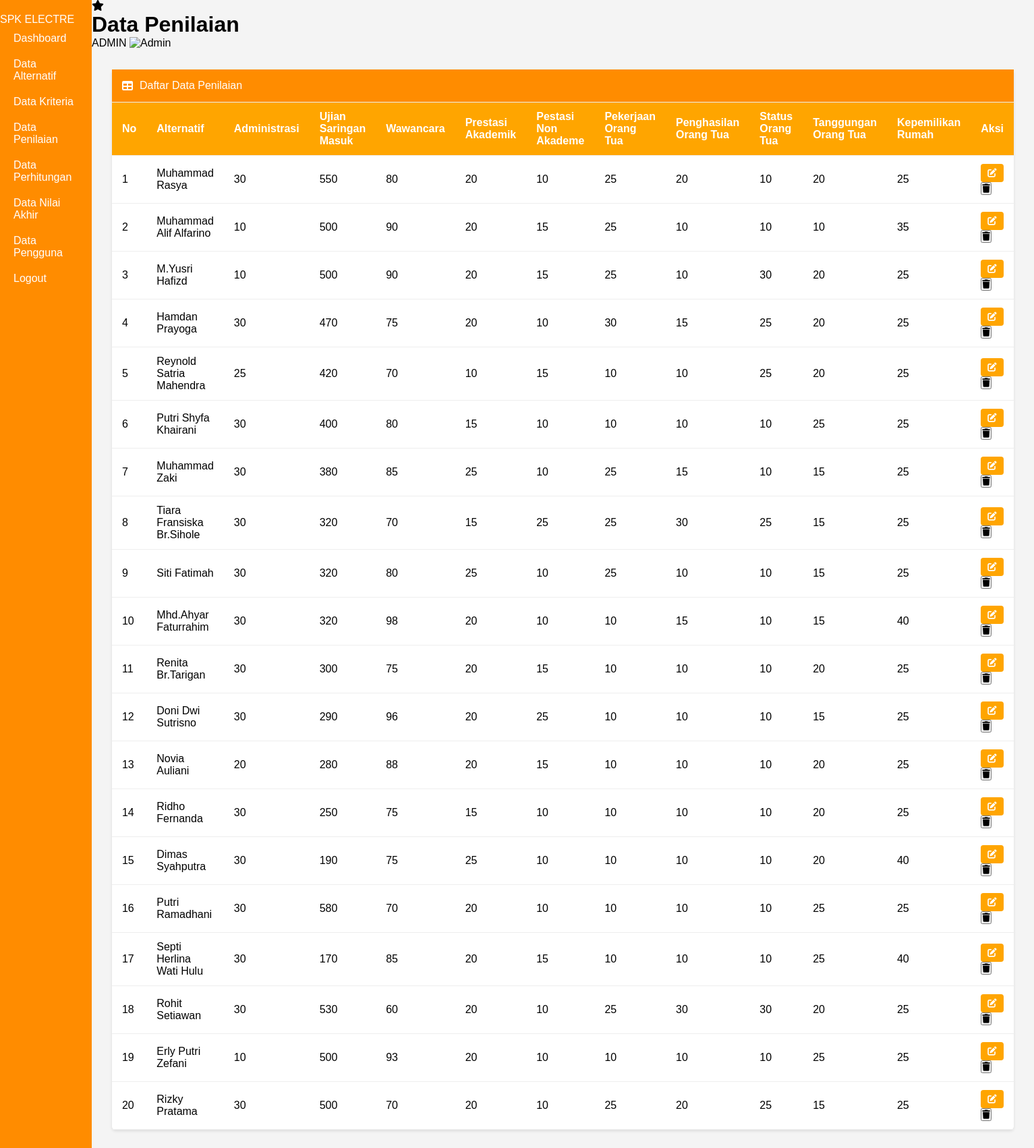
The page /datapenilaian.php on the database its author committed.
### tables this page shows
CREATE TABLE IF NOT EXISTS `kriteria` (
  `kode_kriteria` varchar(10) NOT NULL,
  `nama_kriteria` varchar(255) NOT NULL,
  `bobot` int NOT NULL,
  `jenis` varchar(10) DEFAULT 'cost',
  `id` int DEFAULT NULL,
  PRIMARY KEY (`kode_kriteria`)
);

CREATE TABLE IF NOT EXISTS `alternatif` (
  `kode_alternatif` varchar(10) NOT NULL,
  `nama_alternatif` varchar(255) NOT NULL,
  `ID` int DEFAULT NULL,
  PRIMARY KEY (`kode_alternatif`)
);

### datapenilaian.php (the view, shortened to what this page needs)
<?php
$conn = new mysqli("localhost", "root", "", "electre");
$sqlAlternatif = "SELECT * FROM alternatif order by id";
$resultAlternatif = $conn->query($sqlAlternatif);
$sqlKriteria = "SELECT kode_kriteria, nama_kriteria FROM kriteria order by id";
$sqlPenilaian = "SELECT p.*, a.nama_alternatif, k.nama_kriteria
                FROM penilaian p
                INNER JOIN alternatif a ON p.kode_alternatif = a.kode_alternatif
                INNER JOIN kriteria k ON p.kode_kriteria = k.kode_kriteria";
$resultPenilaian = $conn->query($sqlPenilaian);
$penilaian =[];
while ($row = $resultPenilaian->fetch_assoc()) {
    $penilaian[$row['nama_alternatif']][$row['nama_kriteria']] = $row['nilai'];
}?>
<!DOCTYPE html>
<html lang="en">
<head>
    <link rel="stylesheet" href="Assets/styles/penilaian.css">
    <link rel="stylesheet" href="https://cdnjs.cloudflare.com/ajax/libs/font-awesome/6.0.0/css/all.min.css">
</head>
<body>
    <div class="container">
        <nav class="sidebar">
            <div class="logo">
                <span>SPK ELECTRE</span>
            </div>
            <ul class="nav-links">
            <li><a href="dasboardadmin.php">Dashboard</a></li>
                <li><a href="dataalternatif.php">Data Alternatif</a></li>
                <li><a href="datakriteria.php">Data Kriteria</a></li>
                <li><a href="datapenilaian.php">Data Penilaian</a></li>
              <li>  <a href="dataperhitungan.php" >Data Perhitungan</a></li>
                <li><a href="datanilaiakhir.php">Data Nilai Akhir</a></li>
                <li><a href="datapengguna.php">Data Pengguna</a></li>
                <li><a href="logout.php">Logout</a></li>
            </ul>
        </nav>
        <main class="main-content">
            <header class="top-bar">
                <div class="page-title">
                    <i class="fas fa-star"></i>
                    <h1>Data Penilaian</h1>
                </div>
                <div class="admin-profile">
                    <span>ADMIN</span>
                    <img src="admin-avatar.png" alt="Admin">
                </div>
            </header>
            <div class="content">
                <div class="card">
                    <div class="card-header">
                        <i class="fas fa-table"></i>
                        <span>Daftar Data Penilaian</span>
                    </div>
                    <table class="data-table">
                        <thead>
                            <tr>
                                <th>No</th>
                                <th>Alternatif</th>
                                <?php
                                $resultKriteria = $conn->query($sqlKriteria);
                                while ($rowKriteria = $resultKriteria->fetch_assoc()) {
                                    echo "<th>{$rowKriteria['nama_kriteria']}</th>";
                                }
                              ?>
                                <th>Aksi</th>
                            </tr>
                        </thead>
                        <tbody>
                            <?php
                            $no = 1;
                            while ($rowAlternatif = $resultAlternatif->fetch_assoc()) {
                                $kodeAlternatif = $rowAlternatif['kode_alternatif'];
                                $namaAlternatif = $rowAlternatif['nama_alternatif'];
                                echo "<tr>";
                                echo "<td>". $no++. "</td>";
                                echo "<td>". $namaAlternatif. "</td>";
                                $resultKriteria->data_seek(0);
                                while ($rowKriteria = $resultKriteria->fetch_assoc()) {
                                    $kodeKriteria = $rowKriteria['kode_kriteria'];
                                    $namaKriteria = $rowKriteria['nama_kriteria'];
                                    $nilai = isset($penilaian[$namaAlternatif][$namaKriteria])? $penilaian[$namaAlternatif][$namaKriteria]: '';
                                    echo "<td data-alternatif='$kodeAlternatif' data-kriteria='$kodeKriteria'>";
                                    if ($nilai!== '') {
                                        echo $nilai;
                                    } else {
                                        echo "<button class='btn-edit' onclick=\"openModal('$kodeAlternatif')\">Beri Nilai</button>";
                                    }
                                    echo "</td>";
                                }
                                echo "<td>";
                                echo "<button class='btn-edit' onclick=\"openModal('$kodeAlternatif')\"><i class='fas fa-edit'></i></button>";
                                echo "<button class='btn-delete' onclick=\"hapusPenilaian('$kodeAlternatif')\"><i class='fas fa-trash'></i></button>";
                                echo "</td>";
                                echo "</tr>";
                            }
                          ?>
                        </tbody>
                    </table>
                </div>
            </div>
        </main>
    </div>
</body>
</html>

### Assets/styles/penilaian.css (style rules this page uses)
* { margin: 0; padding: 0; box-sizing: border-box; font-family: Arial, sans-serif; }
.container { display: flex; min-height: 100vh; }
.sidebar { width: 250px; background: #FF8C00; color: white; padding: 20px 0; }
.nav-links { list-style: none; }
.nav-links li { padding: 10px 20px; }
.nav-links a { color: white; text-decoration: none; display: flex; align-items: center; gap: 10px; }
.main-content { flex: 1; background: #f4f4f4; }
.content { padding: 30px; }
.card { background: white; border-radius: 5px; box-shadow: 0 2px 4px rgba(0,0,0,0.1); }
.card-header { padding: 15px; border-bottom: 1px solid #eee; display: flex; align-items: center; gap: 10px; background: #FF8C00; color: white; }
.data-table { width: 100%; border-collapse: collapse; }
.data-table th, .data-table td { padding: 12px 15px; text-align: left; border-bottom: 1px solid #eee; }
.data-table thead th { background: #FFA500; color: white; }
.btn-edit { border: none; padding: 6px 10px; border-radius: 4px; cursor: pointer; background: #FFA500; color: white; }

### rows shown on the page
kriteria: nama_kriteria "Administrasi"
kriteria: nama_kriteria "Ujian Saringan Masuk"
kriteria: nama_kriteria "Wawancara"
kriteria: nama_kriteria "Prestasi Akademik"
kriteria: nama_kriteria "Pestasi Non Akademe"
kriteria: nama_kriteria "Pekerjaan Orang Tua"
kriteria: nama_kriteria "Penghasilan Orang Tua"
kriteria: nama_kriteria "Status Orang Tua"
kriteria: nama_kriteria "Tanggungan Orang Tua"
kriteria: nama_kriteria "Kepemilikan Rumah"
alternatif: nama_alternatif "Muhammad Rasya", nama_alternatif.nama_kriteria "30", nama_alternatif.nama_kriteria "550", nama_alternatif.nama_kriteria "80", nama_alternatif.nama_kriteria "20", nama_alternatif.nama_kriteria "10", nama_alternatif.nama_kriteria "25"
alternatif: nama_alternatif "Muhammad Alif Alfarino", nama_alternatif.nama_kriteria "10", nama_alternatif.nama_kriteria "500", nama_alternatif.nama_kriteria "90", nama_alternatif.nama_kriteria "20", nama_alternatif.nama_kriteria "15", nama_alternatif.nama_kriteria "25", nama_alternatif.nama_kriteria "35"
alternatif: nama_alternatif "M.Yusri Hafizd", nama_alternatif.nama_kriteria "10", nama_alternatif.nama_kriteria "500", nama_alternatif.nama_kriteria "90", nama_alternatif.nama_kriteria "20", nama_alternatif.nama_kriteria "15", nama_alternatif.nama_kriteria "25", nama_alternatif.nama_kriteria "30"
alternatif: nama_alternatif "Hamdan Prayoga", nama_alternatif.nama_kriteria "30", nama_alternatif.nama_kriteria "470", nama_alternatif.nama_kriteria "75", nama_alternatif.nama_kriteria "20", nama_alternatif.nama_kriteria "10", nama_alternatif.nama_kriteria "15", nama_alternatif.nama_kriteria "25"
alternatif: nama_alternatif "Reynold Satria Mahendra", nama_alternatif.nama_kriteria "25", nama_alternatif.nama_kriteria "420", nama_alternatif.nama_kriteria "70", nama_alternatif.nama_kriteria "10", nama_alternatif.nama_kriteria "15", nama_alternatif.nama_kriteria "20"
alternatif: nama_alternatif "Putri Shyfa Khairani", nama_alternatif.nama_kriteria "30", nama_alternatif.nama_kriteria "400", nama_alternatif.nama_kriteria "80", nama_alternatif.nama_kriteria "15", nama_alternatif.nama_kriteria "10", nama_alternatif.nama_kriteria "25"
alternatif: nama_alternatif "Muhammad Zaki", nama_alternatif.nama_kriteria "30", nama_alternatif.nama_kriteria "380", nama_alternatif.nama_kriteria "85", nama_alternatif.nama_kriteria "25", nama_alternatif.nama_kriteria "10", nama_alternatif.nama_kriteria "15"
alternatif: nama_alternatif "Tiara Fransiska Br.Sihole", nama_alternatif.nama_kriteria "30", nama_alternatif.nama_kriteria "320", nama_alternatif.nama_kriteria "70", nama_alternatif.nama_kriteria "15", nama_alternatif.nama_kriteria "25"
alternatif: nama_alternatif "Siti Fatimah", nama_alternatif.nama_kriteria "30", nama_alternatif.nama_kriteria "320", nama_alternatif.nama_kriteria "80", nama_alternatif.nama_kriteria "25", nama_alternatif.nama_kriteria "10", nama_alternatif.nama_kriteria "15"
alternatif: nama_alternatif "Mhd.Ahyar Faturrahim", nama_alternatif.nama_kriteria "30", nama_alternatif.nama_kriteria "320", nama_alternatif.nama_kriteria "98", nama_alternatif.nama_kriteria "20", nama_alternatif.nama_kriteria "10", nama_alternatif.nama_kriteria "15", nama_alternatif.nama_kriteria "40"
alternatif: nama_alternatif "Renita Br.Tarigan", nama_alternatif.nama_kriteria "30", nama_alternatif.nama_kriteria "300", nama_alternatif.nama_kriteria "75", nama_alternatif.nama_kriteria "20", nama_alternatif.nama_kriteria "15", nama_alternatif.nama_kriteria "10", nama_alternatif.nama_kriteria "25"
alternatif: nama_alternatif "Doni Dwi Sutrisno", nama_alternatif.nama_kriteria "30", nama_alternatif.nama_kriteria "290", nama_alternatif.nama_kriteria "96", nama_alternatif.nama_kriteria "20", nama_alternatif.nama_kriteria "25", nama_alternatif.nama_kriteria "10", nama_alternatif.nama_kriteria "15"
alternatif: nama_alternatif "Novia Auliani", nama_alternatif.nama_kriteria "20", nama_alternatif.nama_kriteria "280", nama_alternatif.nama_kriteria "88", nama_alternatif.nama_kriteria "15", nama_alternatif.nama_kriteria "10", nama_alternatif.nama_kriteria "25"
alternatif: nama_alternatif "Ridho Fernanda", nama_alternatif.nama_kriteria "30", nama_alternatif.nama_kriteria "250", nama_alternatif.nama_kriteria "75", nama_alternatif.nama_kriteria "15", nama_alternatif.nama_kriteria "10", nama_alternatif.nama_kriteria "20", nama_alternatif.nama_kriteria "25"
alternatif: nama_alternatif "Dimas Syahputra", nama_alternatif.nama_kriteria "30", nama_alternatif.nama_kriteria "190", nama_alternatif.nama_kriteria "75", nama_alternatif.nama_kriteria "25", nama_alternatif.nama_kriteria "10", nama_alternatif.nama_kriteria "20", nama_alternatif.nama_kriteria "40"
alternatif: nama_alternatif "Putri Ramadhani", nama_alternatif.nama_kriteria "30", nama_alternatif.nama_kriteria "580", nama_alternatif.nama_kriteria "70", nama_alternatif.nama_kriteria "20", nama_alternatif.nama_kriteria "10", nama_alternatif.nama_kriteria "25"
alternatif: nama_alternatif "Septi Herlina Wati Hulu", nama_alternatif.nama_kriteria "30", nama_alternatif.nama_kriteria "170", nama_alternatif.nama_kriteria "85", nama_alternatif.nama_kriteria "20", nama_alternatif.nama_kriteria "15", nama_alternatif.nama_kriteria "10", nama_alternatif.nama_kriteria "25", nama_alternatif.nama_kriteria "40"
alternatif: nama_alternatif "Rohit Setiawan", nama_alternatif.nama_kriteria "30", nama_alternatif.nama_kriteria "530", nama_alternatif.nama_kriteria "60", nama_alternatif.nama_kriteria "20", nama_alternatif.nama_kriteria "10", nama_alternatif.nama_kriteria "25"
alternatif: nama_alternatif "Erly Putri Zefani", nama_alternatif.nama_kriteria "10", nama_alternatif.nama_kriteria "500", nama_alternatif.nama_kriteria "93", nama_alternatif.nama_kriteria "20", nama_alternatif.nama_kriteria "25"
alternatif: nama_alternatif "Rizky Pratama", nama_alternatif.nama_kriteria "30", nama_alternatif.nama_kriteria "500", nama_alternatif.nama_kriteria "70", nama_alternatif.nama_kriteria "20", nama_alternatif.nama_kriteria "10", nama_alternatif.nama_kriteria "25", nama_alternatif.nama_kriteria "15"
